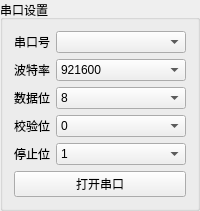
       <widget class="QGroupBox" name="groupBox">
        <property name="sizePolicy">
         <sizepolicy hsizetype="Fixed" vsizetype="Fixed">
          <horstretch>0</horstretch>
          <verstretch>0</verstretch>
         </sizepolicy>
        </property>
        <property name="title">
         <string>串口设置</string>
        </property>
        <property name="flat">
         <bool>false</bool>
        </property>
        <property name="checkable">
         <bool>false</bool>
        </property>
        <layout class="QFormLayout" name="formLayout">
         <item row="0" column="0">
          <widget class="QLabel" name="label">
           <property name="text">
            <string>串口号</string>
           </property>
          </widget>
         </item>
         <item row="0" column="1">
          <widget class="QComboBox" name="comboBoxSerialPort"/>
         </item>
         <item row="1" column="0">
          <widget class="QLabel" name="label_3">
           <property name="text">
            <string>波特率</string>
           </property>
          </widget>
         </item>
         <item row="1" column="1">
          <widget class="QComboBox" name="comboBoxBaudRate">
           <property name="enabled">
            <bool>true</bool>
           </property>
           <item>
            <property name="text">
             <string>921600</string>
            </property>
           </item>
           <item>
            <property name="text">
             <string>480800</string>
            </property>
           </item>
           <item>
            <property name="text">
             <string>230400</string>
            </property>
           </item>
           <item>
            <property name="text">
             <string>115200</string>
            </property>
           </item>
           <item>
            <property name="text">
             <string>57600</string>
            </property>
           </item>
           <item>
            <property name="text">
             <string>38400</string>
            </property>
           </item>
           <item>
            <property name="text">
             <string>28800</string>
            </property>
           </item>
           <item>
            <property name="text">
             <string>19200</string>
            </property>
           </item>
           <item>
            <property name="text">
             <string>14400</string>
            </property>
           </item>
           <item>
            <property name="text">
             <string>9600</string>
            </property>
           </item>
           <item>
            <property name="text">
             <string>4800</string>
            </property>
           </item>
           <item>
            <property name="text">
             <string>2400</string>
            </property>
           </item>
           <item>
            <property name="text">
             <string>1200</string>
            </property>
           </item>
           <item>
            <property name="text">
             <string>600</string>
            </property>
           </item>
           <item>
            <property name="text">
             <string>300</string>
            </property>
           </item>
           <item>
            <property name="text">
             <string>110</string>
            </property>
           </item>
          </widget>
         </item>
         <item row="2" column="0">
          <widget class="QLabel" name="label_4">
           <property name="text">
            <string>数据位</string>
           </property>
          </widget>
         </item>
         <item row="2" column="1">
          <widget class="QComboBox" name="comboBoxDataBits">
           <property name="enabled">
            <bool>true</bool>
           </property>
           <item>
            <property name="text">
             <string>8</string>
            </property>
           </item>
           <item>
            <property name="text">
             <string>7</string>
            </property>
           </item>
           <item>
            <property name="text">
             <string>6</string>
            </property>
           </item>
           <item>
            <property name="text">
             <string>5</string>
            </property>
           </item>
          </widget>
         </item>
         <item row="3" column="0">
          <widget class="QLabel" name="label_5">
           <property name="text">
            <string>校验位</string>
           </property>
          </widget>
         </item>
         <item row="3" column="1">
          <widget class="QComboBox" name="comboBoxParityBits">
           <property name="enabled">
            <bool>true</bool>
           </property>
           <item>
            <property name="text">
             <string>0</string>
            </property>
           </item>
           <item>
            <property name="text">
             <string>1</string>
            </property>
           </item>
           <item>
            <property name="text">
             <string>2</string>
            </property>
           </item>
          </widget>
         </item>
         <item row="4" column="0">
          <widget class="QLabel" name="label_6">
           <property name="text">
            <string>停止位</string>
           </property>
          </widget>
         </item>
         <item row="4" column="1">
          <widget class="QComboBox" name="comboBoxStopBits">
           <property name="enabled">
            <bool>true</bool>
           </property>
           <property name="acceptDrops">
            <bool>false</bool>
           </property>
           <item>
            <property name="text">
             <string>1</string>
            </property>
           </item>
           <item>
            <property name="text">
             <string>1.5</string>
            </property>
           </item>
           <item>
            <property name="text">
             <string>2</string>
            </property>
           </item>
          </widget>
         </item>
         <item row="5" column="0" colspan="2">
          <widget class="QPushButton" name="pushButtonOpenSerialPort">
           <property name="autoFillBackground">
            <bool>false</bool>
           </property>
           <property name="text">
            <string>打开串口</string>
           </property>
          </widget>
         </item>
        </layout>
        <zorder>label</zorder>
        <zorder>label_3</zorder>
        <zorder>label_4</zorder>
        <zorder>label_5</zorder>
        <zorder>label_6</zorder>
        <zorder>comboBoxSerialPort</zorder>
        <zorder>comboBoxBaudRate</zorder>
        <zorder>comboBoxDataBits</zorder>
        <zorder>comboBoxParityBits</zorder>
        <zorder>comboBoxStopBits</zorder>
        <zorder>pushButtonOpenSerialPort</zorder>
       </widget>
